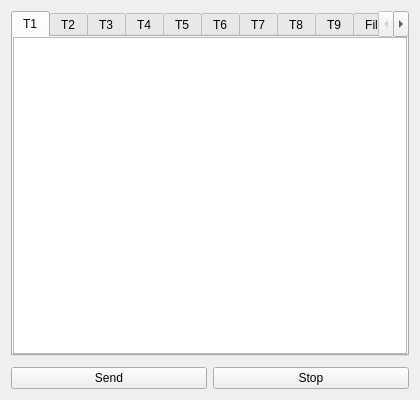
<?xml version="1.0" encoding="UTF-8"?>
<ui version="4.0">
 <class>Dialog</class>
 <widget class="QDialog" name="Dialog">
  <property name="windowModality">
   <enum>Qt::WindowModal</enum>
  </property>
  <property name="geometry">
   <rect>
    <x>0</x>
    <y>0</y>
    <width>420</width>
    <height>400</height>
   </rect>
  </property>
  <property name="minimumSize">
   <size>
    <width>360</width>
    <height>280</height>
   </size>
  </property>
  <property name="windowTitle">
   <string>Paste board</string>
  </property>
  <layout class="QGridLayout" name="gridLayout">
   <item row="0" column="0">
    <widget class="QTabWidget" name="tabWidget">
     <property name="acceptDrops">
      <bool>true</bool>
     </property>
     <property name="currentIndex">
      <number>0</number>
     </property>
     <widget class="QWidget" name="tab_1">
      <attribute name="title">
       <string>T1</string>
      </attribute>
      <layout class="QVBoxLayout" name="verticalLayout">
       <property name="spacing">
        <number>0</number>
       </property>
       <property name="leftMargin">
        <number>0</number>
       </property>
       <property name="topMargin">
        <number>0</number>
       </property>
       <property name="rightMargin">
        <number>0</number>
       </property>
       <property name="bottomMargin">
        <number>0</number>
       </property>
       <item>
        <widget class="QPlainTextEdit" name="plainTextEdit_1"/>
       </item>
      </layout>
     </widget>
     <widget class="QWidget" name="tab_2">
      <attribute name="title">
       <string>T2</string>
      </attribute>
      <layout class="QVBoxLayout" name="verticalLayout_2">
       <property name="spacing">
        <number>0</number>
       </property>
       <property name="leftMargin">
        <number>0</number>
       </property>
       <property name="topMargin">
        <number>0</number>
       </property>
       <property name="rightMargin">
        <number>0</number>
       </property>
       <property name="bottomMargin">
        <number>0</number>
       </property>
       <item>
        <widget class="QPlainTextEdit" name="plainTextEdit_2"/>
       </item>
      </layout>
     </widget>
     <widget class="QWidget" name="tab_3">
      <attribute name="title">
       <string>T3</string>
      </attribute>
      <layout class="QVBoxLayout" name="verticalLayout_3">
       <property name="spacing">
        <number>0</number>
       </property>
       <property name="leftMargin">
        <number>0</number>
       </property>
       <property name="topMargin">
        <number>0</number>
       </property>
       <property name="rightMargin">
        <number>0</number>
       </property>
       <property name="bottomMargin">
        <number>0</number>
       </property>
       <item>
        <widget class="QPlainTextEdit" name="plainTextEdit_3"/>
       </item>
      </layout>
     </widget>
     <widget class="QWidget" name="tab_4">
      <attribute name="title">
       <string>T4</string>
      </attribute>
      <layout class="QVBoxLayout" name="verticalLayout_4">
       <property name="spacing">
        <number>0</number>
       </property>
       <property name="leftMargin">
        <number>0</number>
       </property>
       <property name="topMargin">
        <number>0</number>
       </property>
       <property name="rightMargin">
        <number>0</number>
       </property>
       <property name="bottomMargin">
        <number>0</number>
       </property>
       <item>
        <widget class="QPlainTextEdit" name="plainTextEdit_4"/>
       </item>
      </layout>
     </widget>
     <widget class="QWidget" name="tab_5">
      <attribute name="title">
       <string>T5</string>
      </attribute>
      <layout class="QVBoxLayout" name="verticalLayout_5">
       <property name="spacing">
        <number>0</number>
       </property>
       <property name="leftMargin">
        <number>0</number>
       </property>
       <property name="topMargin">
        <number>0</number>
       </property>
       <property name="rightMargin">
        <number>0</number>
       </property>
       <property name="bottomMargin">
        <number>0</number>
       </property>
       <item>
        <widget class="QPlainTextEdit" name="plainTextEdit_5"/>
       </item>
      </layout>
     </widget>
     <widget class="QWidget" name="tab_6">
      <attribute name="title">
       <string>T6</string>
      </attribute>
      <layout class="QVBoxLayout" name="verticalLayout_6">
       <property name="spacing">
        <number>0</number>
       </property>
       <property name="leftMargin">
        <number>0</number>
       </property>
       <property name="topMargin">
        <number>0</number>
       </property>
       <property name="rightMargin">
        <number>0</number>
       </property>
       <property name="bottomMargin">
        <number>0</number>
       </property>
       <item>
        <widget class="QPlainTextEdit" name="plainTextEdit_6"/>
       </item>
      </layout>
     </widget>
     <widget class="QWidget" name="tab_7">
      <attribute name="title">
       <string>T7</string>
      </attribute>
      <layout class="QVBoxLayout" name="verticalLayout_7">
       <property name="spacing">
        <number>0</number>
       </property>
       <property name="leftMargin">
        <number>0</number>
       </property>
       <property name="topMargin">
        <number>0</number>
       </property>
       <property name="rightMargin">
        <number>0</number>
       </property>
       <property name="bottomMargin">
        <number>0</number>
       </property>
       <item>
        <widget class="QPlainTextEdit" name="plainTextEdit_7"/>
       </item>
      </layout>
     </widget>
     <widget class="QWidget" name="tab_8">
      <attribute name="title">
       <string>T8</string>
      </attribute>
      <layout class="QVBoxLayout" name="verticalLayout_8">
       <property name="spacing">
        <number>0</number>
       </property>
       <property name="leftMargin">
        <number>0</number>
       </property>
       <property name="topMargin">
        <number>0</number>
       </property>
       <property name="rightMargin">
        <number>0</number>
       </property>
       <property name="bottomMargin">
        <number>0</number>
       </property>
       <item>
        <widget class="QPlainTextEdit" name="plainTextEdit_8"/>
       </item>
      </layout>
     </widget>
     <widget class="QWidget" name="tab_9">
      <attribute name="title">
       <string>T9</string>
      </attribute>
      <layout class="QVBoxLayout" name="verticalLayout_9">
       <property name="spacing">
        <number>0</number>
       </property>
       <property name="leftMargin">
        <number>0</number>
       </property>
       <property name="topMargin">
        <number>0</number>
       </property>
       <property name="rightMargin">
        <number>0</number>
       </property>
       <property name="bottomMargin">
        <number>0</number>
       </property>
       <item>
        <widget class="QPlainTextEdit" name="plainTextEdit_9"/>
       </item>
      </layout>
     </widget>
     <widget class="QWidget" name="tab_f">
      <property name="acceptDrops">
       <bool>true</bool>
      </property>
      <attribute name="title">
       <string>File Transfer</string>
      </attribute>
      <layout class="QVBoxLayout" name="verticalLayout_10">
       <item>
        <widget class="QLabel" name="label">
         <property name="acceptDrops">
          <bool>true</bool>
         </property>
         <property name="text">
          <string>&lt;html&gt;&lt;head/&gt;&lt;body&gt;&lt;p&gt;&lt;span style=&quot; font-weight:700;&quot;&gt;This magic can only be used in Linux Terminal&lt;/span&gt;&lt;/p&gt;&lt;p&gt;1. Open a terminal, chdir(cd) to target dir&lt;/p&gt;&lt;p&gt;2. Keep focus on terminal, select a file on this page&lt;/p&gt;&lt;p&gt;3. Click send, wait and see the magic&lt;/p&gt;&lt;p&gt;4: Filename must be ascii, check MD5 after transfer&lt;/p&gt;&lt;/body&gt;&lt;/html&gt;</string>
         </property>
         <property name="textFormat">
          <enum>Qt::MarkdownText</enum>
         </property>
         <property name="alignment">
          <set>Qt::AlignLeading|Qt::AlignLeft|Qt::AlignTop</set>
         </property>
         <property name="margin">
          <number>0</number>
         </property>
         <property name="indent">
          <number>0</number>
         </property>
        </widget>
       </item>
       <item>
        <spacer name="verticalSpacer">
         <property name="orientation">
          <enum>Qt::Vertical</enum>
         </property>
         <property name="sizeHint" stdset="0">
          <size>
           <width>20</width>
           <height>40</height>
          </size>
         </property>
        </spacer>
       </item>
       <item>
        <widget class="QLabel" name="label_2">
         <property name="font">
          <font>
           <bold>true</bold>
          </font>
         </property>
         <property name="acceptDrops">
          <bool>true</bool>
         </property>
         <property name="text">
          <string>Target File:</string>
         </property>
        </widget>
       </item>
       <item>
        <layout class="QHBoxLayout" name="horizontalLayout" stretch="1,0">
         <property name="spacing">
          <number>0</number>
         </property>
         <property name="topMargin">
          <number>4</number>
         </property>
         <property name="bottomMargin">
          <number>4</number>
         </property>
         <item>
          <widget class="QLabel" name="labelFile">
           <property name="acceptDrops">
            <bool>true</bool>
           </property>
           <property name="text">
            <string>N/A</string>
           </property>
          </widget>
         </item>
         <item>
          <widget class="QPushButton" name="pushButtonFile">
           <property name="text">
            <string>Select</string>
           </property>
          </widget>
         </item>
        </layout>
       </item>
       <item>
        <widget class="QProgressBar" name="progressBar">
         <property name="value">
          <number>0</number>
         </property>
        </widget>
       </item>
       <item>
        <spacer name="verticalSpacer_2">
         <property name="orientation">
          <enum>Qt::Vertical</enum>
         </property>
         <property name="sizeHint" stdset="0">
          <size>
           <width>20</width>
           <height>40</height>
          </size>
         </property>
        </spacer>
       </item>
       <item>
        <layout class="QHBoxLayout" name="horizontalLayout_7" stretch="0">
         <property name="spacing">
          <number>0</number>
         </property>
         <property name="topMargin">
          <number>4</number>
         </property>
         <property name="bottomMargin">
          <number>4</number>
         </property>
         <item>
          <widget class="QCheckBox" name="checkBoxEcho">
           <property name="text">
            <string>Use &quot;echo&quot; only (2x Slower, but better compatibility)</string>
           </property>
          </widget>
         </item>
        </layout>
       </item>
      </layout>
     </widget>
     <widget class="QWidget" name="tab_set">
      <attribute name="title">
       <string>Settings</string>
      </attribute>
      <layout class="QVBoxLayout" name="verticalLayout_12">
       <item>
        <layout class="QHBoxLayout" name="horizontalLayout_3">
         <item>
          <widget class="QLabel" name="label_3">
           <property name="text">
            <string>Click Interval / ms</string>
           </property>
          </widget>
         </item>
         <item>
          <widget class="QSpinBox" name="spinBox_ci">
           <property name="maximum">
            <number>1000</number>
           </property>
          </widget>
         </item>
        </layout>
       </item>
       <item>
        <widget class="QLabel" name="label_9">
         <property name="text">
          <string>*Delay between two key inputs</string>
         </property>
        </widget>
       </item>
       <item>
        <layout class="QHBoxLayout" name="horizontalLayout_6">
         <item>
          <widget class="QLabel" name="label_6">
           <property name="text">
            <string>Packet Size / Bytes</string>
           </property>
          </widget>
         </item>
         <item>
          <widget class="QSpinBox" name="spinBox_ps">
           <property name="maximum">
            <number>102400</number>
           </property>
          </widget>
         </item>
        </layout>
       </item>
       <item>
        <widget class="QLabel" name="label_7">
         <property name="text">
          <string>*Depends on Linux Terminal stdin size limitaion (1K~4K)</string>
         </property>
        </widget>
       </item>
       <item>
        <layout class="QHBoxLayout" name="horizontalLayout_5">
         <item>
          <widget class="QLabel" name="label_5">
           <property name="text">
            <string>Packet Wait / ms</string>
           </property>
          </widget>
         </item>
         <item>
          <widget class="QSpinBox" name="spinBox_pw">
           <property name="maximum">
            <number>1000</number>
           </property>
          </widget>
         </item>
        </layout>
       </item>
       <item>
        <widget class="QLabel" name="label_8">
         <property name="text">
          <string>*Delay between two commands for processing</string>
         </property>
        </widget>
       </item>
       <item>
        <spacer name="verticalSpacer_3">
         <property name="orientation">
          <enum>Qt::Vertical</enum>
         </property>
         <property name="sizeHint" stdset="0">
          <size>
           <width>20</width>
           <height>40</height>
          </size>
         </property>
        </spacer>
       </item>
      </layout>
     </widget>
    </widget>
   </item>
   <item row="1" column="0">
    <layout class="QHBoxLayout" name="horizontalLayout_2">
     <property name="topMargin">
      <number>5</number>
     </property>
     <item>
      <widget class="QPushButton" name="pushButtonSend">
       <property name="focusPolicy">
        <enum>Qt::NoFocus</enum>
       </property>
       <property name="text">
        <string>Send</string>
       </property>
      </widget>
     </item>
     <item>
      <widget class="QPushButton" name="pushButtonStop">
       <property name="focusPolicy">
        <enum>Qt::NoFocus</enum>
       </property>
       <property name="text">
        <string>Stop</string>
       </property>
      </widget>
     </item>
    </layout>
   </item>
  </layout>
 </widget>
 <resources/>
 <connections/>
</ui>
